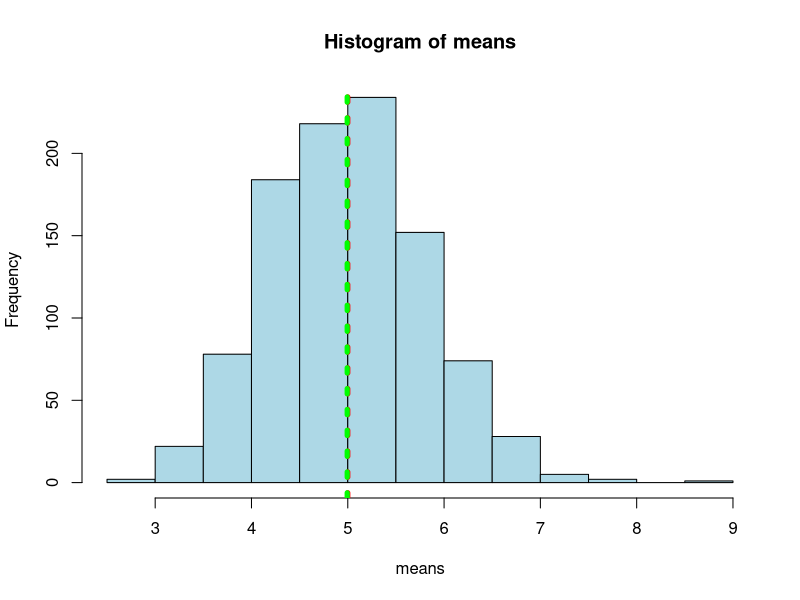
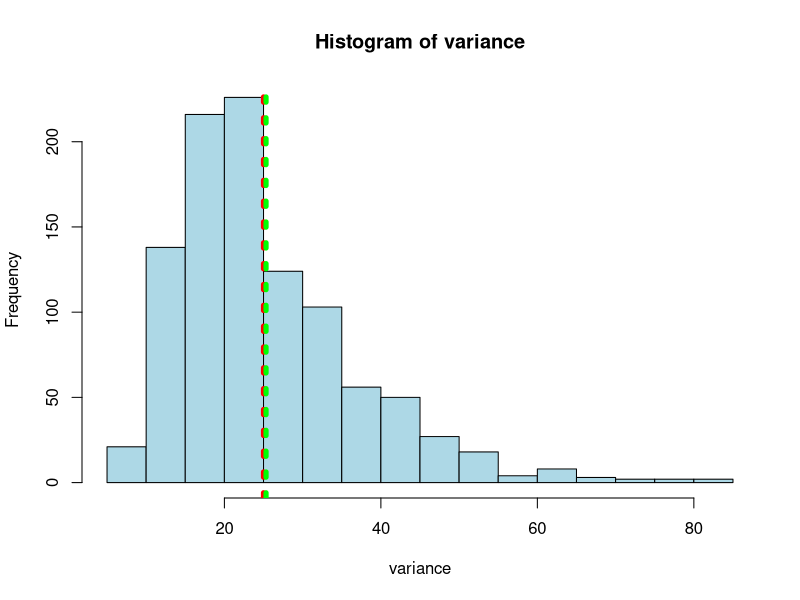
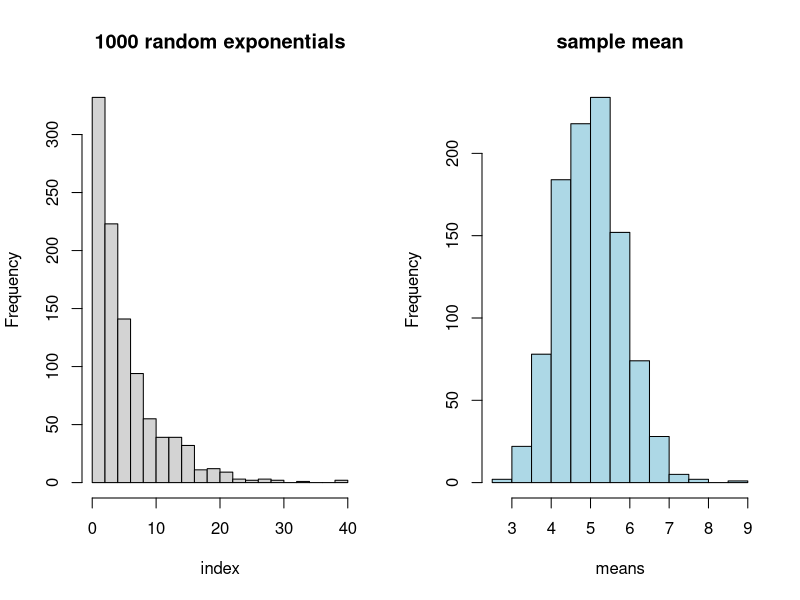
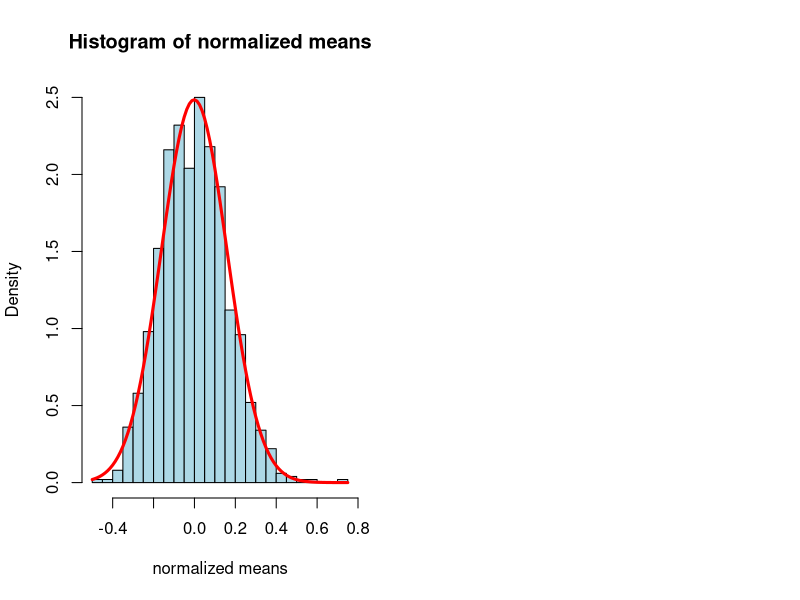

Recreate these plots in R, in order.
## ---- chunk 1
lambda <- 0.2
n <- 40
## ---- chunk 2
myexp <- NULL
for(i in 1:1000)myexp <- rbind(myexp,rexp(n,lambda))
## ---- chunk 3
means <- NULL
for(i in 1:1000)means <- c(means,mean(myexp[i,]))
## ---- chunk 4
hist(means,breaks=20, col="lightblue")
abline(v=1/lambda,col="red",lwd=5,lty=3)
abline(v=mean(means),col="green",lwd=5,lty=3)
## ---- chunk 5
mean(means)
## ---- chunk 6
variance <- NULL
for(i in 1:1000)variance <- c(variance,var(myexp[i,]))
## ---- chunk 7
hist(variance,breaks=20, col="lightblue")
abline(v=(1/lambda)^2,col="red",lwd=5,lty=3)
abline(v=mean(variance),col="green",lwd=5,lty=3)
## ---- chunk 8
mean(variance)
## ---- chunk 9
var(means)
## ---- chunk 10
(1/lambda)^2/n
## ---- chunk 11
par(mfrow=c(1,2))
hist(rexp(1000,0.2),breaks=20,col="lightgray",
     xlab="index",main="1000 random exponentials")
hist(means,breaks=20,col="lightblue",
     main="sample mean")
## ---- chunk 12
new <- (means-(1/lambda))/(1/lambda)
## ---- chunk 13
hist(new,breaks=20,col="lightblue",xlab="normalized means",
     main="Histogram of normalized means",prob=TRUE)
curve(dnorm(x, mean=mean(new), sd=sd(new)), col="red", 
      lwd=3, add=TRUE)
## ---- chunk 14
mean(new)
